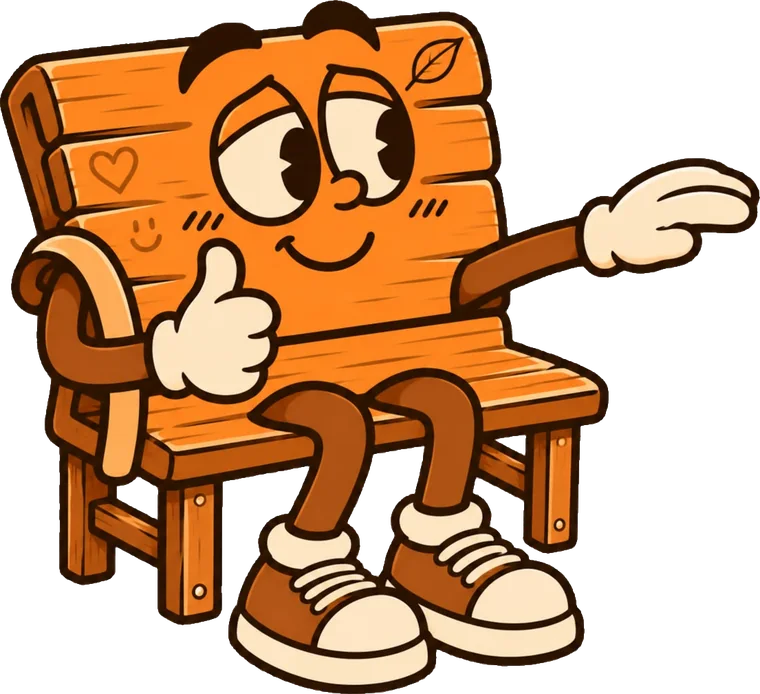
#> input picture Pagina Web/img/quito/carrusel-04-animando.webp, 760 x 694 px, given in place of Logo_Ucasal_Sustentable_Blanco.png, which was not available
$ python build_assets.py
#> lines starting #> are read from the running program, lines starting #| are printed output that depends on the picture
"""Genera las imágenes del sitio (WebP optimizado) a partir de ../Presentacion y el manifiesto data/piezas.json.
uso: python source/build_assets.py   (desde la carpeta "Pagina Web")"""
import os, re, json, glob, shutil, unicodedata
from PIL import Image

HERE = os.path.dirname(os.path.abspath(__file__))
WEB = os.path.dirname(HERE)
P = os.path.join(os.path.dirname(WEB), 'Presentacion')
IMG = os.path.join(WEB, 'img')


def slug(s):
    s = unicodedata.normalize('NFKD', s).encode('ascii', 'ignore').decode()
    return re.sub(r'[^a-z0-9]+', '-', s.lower()).strip('-')


def save(src, dst, w, q=82, alpha=None):
    os.makedirs(os.path.dirname(dst), exist_ok=True)
    im = Image.open(src)
    has_a = im.mode in ('RGBA', 'LA') or (im.mode == 'P' and 'transparency' in im.info)
    if alpha is False:
        has_a = False
    im = im.convert('RGBA' if has_a else 'RGB')
    if has_a:  # recorta el margen transparente
        bb = im.getchannel('A').point(lambda v: 255 if v > 8 else 0).getbbox()
        if bb:
            im = im.crop(bb)
    if im.width > w:
        im = im.resize((w, round(im.height * w / im.width)), Image.LANCZOS)
    im.save(dst, 'WEBP', quality=q, method=6)
    return im.size


man = {}

# ---- Quito: poses, stickers y figura 3D ----
poses = []
for f in sorted(glob.glob(P + '/04_Recursos/Personaje_Quito/Poses_PNG_transparente/**/*.png', recursive=True)):
    rel = os.path.relpath(f, P + '/04_Recursos/Personaje_Quito/Poses_PNG_transparente')
    name = os.path.splitext(os.path.basename(f))[0].replace('Quito_', '')
    sub = os.path.dirname(rel)
    key = slug((sub + '-' if sub else '') + name)
    w, h = save(f, f'{IMG}/quito/{key}.webp', 760, 84)
    poses.append(dict(src=f'/img/quito/{key}.webp', name=name.replace('_', ' '), w=w, h=h))
man['poses'] = poses

stk = []
for f in sorted(glob.glob(P + '/04_Recursos/Personaje_Quito/Stickers_troquelados/*.png')):
    name = os.path.splitext(os.path.basename(f))[0].replace('Sticker_Quito_', '')
    w, h = save(f, f'{IMG}/stickers/{slug(name)}.webp', 420, 85)
    stk.append(dict(src=f'/img/stickers/{slug(name)}.webp', name=name.replace('_', ' '), w=w, h=h))
man['stickers'] = stk

# ---- marca ----
os.makedirs(f'{IMG}/brand', exist_ok=True)
for a, b in [('Logo_Bancala_Blanco.svg', 'bancala-blanco.svg'), ('Logo_Bancala_Color.svg', 'bancala-color.svg'),
             ('Logo_Ucasal_Blanco.svg', 'ucasal-blanco.svg'), ('Logo_Ucasal_Color.svg', 'ucasal-color.svg')]:
    shutil.copy(P + '/04_Recursos/Logos/' + a, f'{IMG}/brand/{b}')
save(P + '/04_Recursos/Logos/Logo_Ucasal_Sustentable_Blanco.png', f'{IMG}/brand/ucasal-sustentable-blanco.webp', 600, 90)
#> in save, im is the input picture: PIL image 760x694 RGBA; mean R, G, B, A 107.3, 67.1, 33.8, 152.2
#> in save, `has_a = im.mode in ('RGBA', 'LA') or (im.mode == 'P' and 'transparency..`: has_a = True
#> in save, `bb = im.getchannel('A').point(lambda v: 255 if v > 8 else 0).getbbox()`: bb = (0, 0, 760, 694)
#> in save, `im = im.resize((w, round(im.height * w / im.width)), Image.LANCZOS)`:
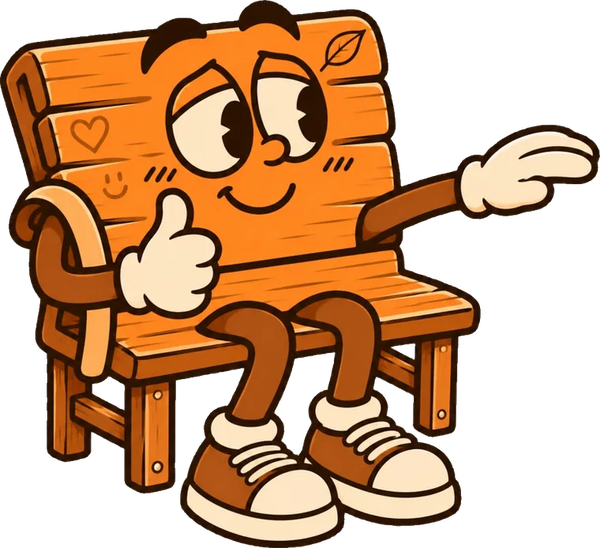
#> im: PIL image 600x548 RGBA; mean R, G, B, A 105.6, 65.5, 32.4, 152.2; transparent parts drawn white
save(P + '/04_Recursos/Logos/Logo_Ucasal_Sustentable_Color.png', f'{IMG}/brand/ucasal-sustentable-color.webp', 600, 90)
#> call 2 of save, with w = 600, q = 90
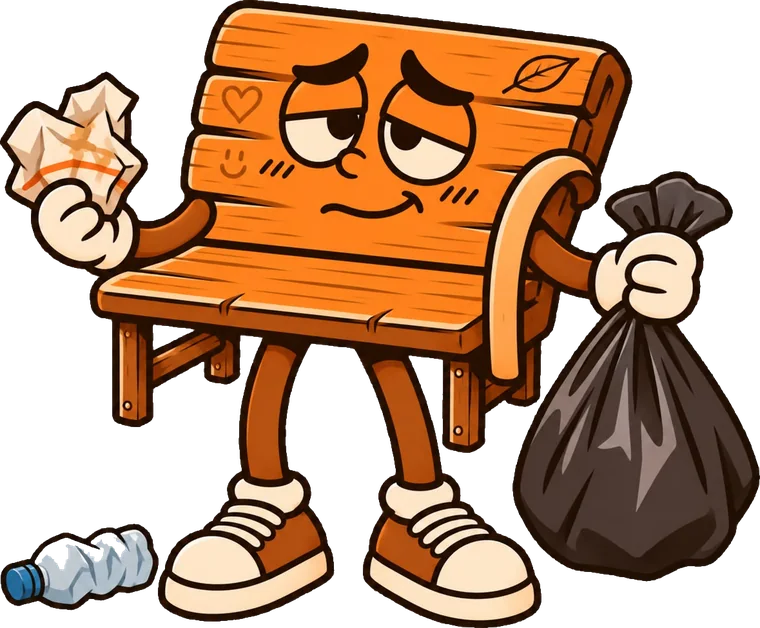
#> input picture Pagina Web/img/quito/carrusel-04-basura.webp, 760 x 628 px, given in place of Logo_Ucasal_Sustentable_Color.png, which was not available
#> in save, im is the input picture: PIL image 760x628 RGBA; mean R, G, B, A 98.5, 63, 36.4, 158.3
#> in save (call 2), `bb = im.getchannel('A').point(lambda v: 255 if v > 8 else 0).getbbox()`: bb = (0, 0, 760, 628)
#> in save (call 2), `im = im.resize((w, round(im.height * w / im.width)), Image.LANCZOS)`:
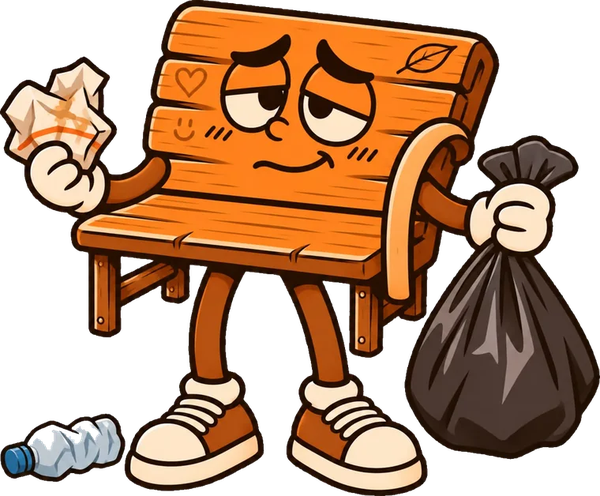
#> im: PIL image 600x496 RGBA; mean R, G, B, A 96.7, 61.4, 35, 158.3; transparent parts drawn white
save(P + '/04_Recursos/Tramas/Trama_blanca_limpia.png', f'{IMG}/brand/trama-blanca.webp', 1100, 80)
save(P + '/04_Recursos/Tramas/Trama_negra_limpia.png', f'{IMG}/brand/trama-negra.webp', 1100, 80)
#> (the run stopped early here; a loop or call above may not have finished)
